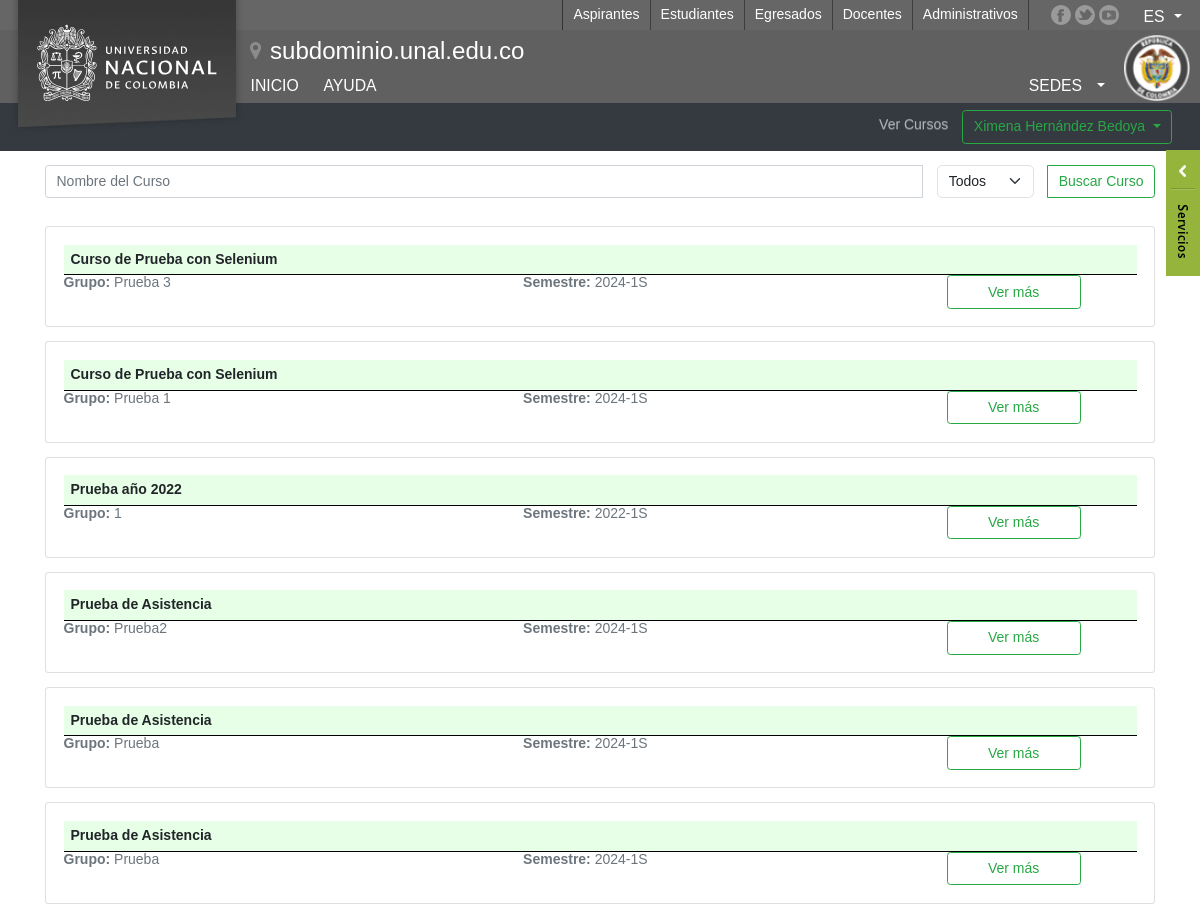
The app's page /listar_grupos_estudiantes/ (signed in, upper part), older data.
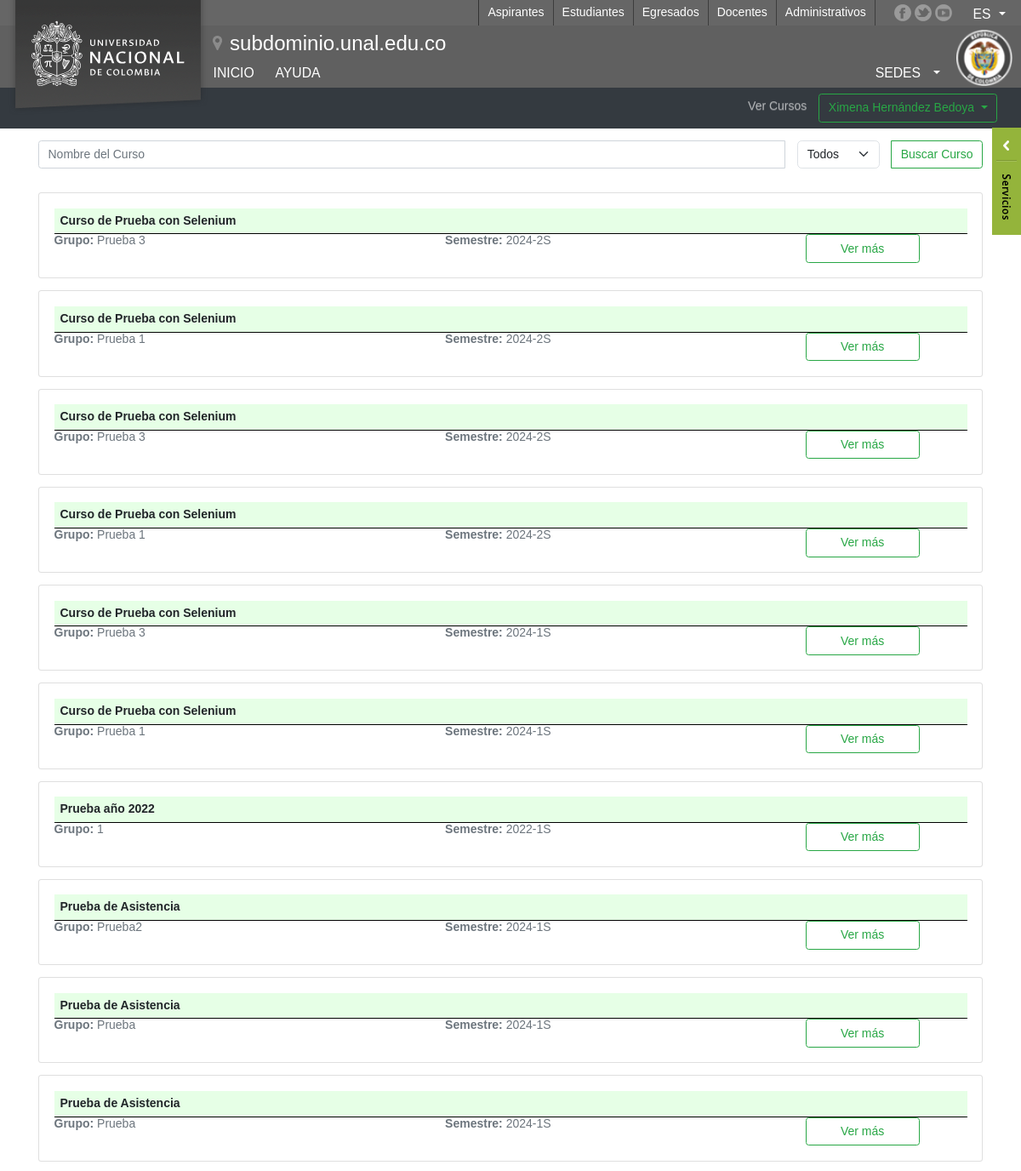
The same page, newer data.
### myapp/models.py (models this page shows)
class Estudiantes(models.Model):
    id= models.AutoField(primary_key=True)
    user = models.OneToOneField(User, on_delete=models.CASCADE,null=True)
    documento_estudiante = models.CharField(max_length=20, null=False)
    nombres_estudiante = models.CharField(max_length=100, null=False)
    apellidos_estudiante = models.CharField(max_length=100, null=False)
    plan_estudio = models.ForeignKey(PlanesEstudio, on_delete=models.CASCADE, null=True)

class Grupos(models.Model):
    id_grupo = models.AutoField(primary_key=True)
    nombre_grupo = models.CharField(max_length=50, null=False)
    curso_grupo = models.ForeignKey(Cursos, on_delete=models.CASCADE)
    estudiantes_grupo = models.ManyToManyField(Estudiantes, through='Inscripcion')

class Cursos(models.Model):
    id_curso = models.AutoField(primary_key=True)
    nombre_curso = models.CharField(max_length=100, null=False)
    anio_curso = models.IntegerField(null=False)
    semestre_curso = models.CharField(max_length=2, null=False, choices=[('1S', '1S'), ('2S', '2S')])
    fecha_creacion_curso = models.DateTimeField(auto_now_add=True)
    profesor_curso = models.ForeignKey(Profesores, on_delete=models.CASCADE)

### myapp/views.py (the view, shortened to what this page needs)
# urls.py: path('listar_grupos_estudiantes/', views.listar_grupos_estudiantes, name='listar_grupos_estudiantes'),
@login_required
def listar_grupos_estudiantes(request):
    if  'estudiante_id' in request.session:
        estudiante = Estudiantes.objects.get(id=request.session['estudiante_id'])
        grupos = Grupos.objects.filter(estudiantes_grupo=estudiante).order_by('-id_grupo')
        semestres = Grupos.objects.filter(estudiantes_grupo=estudiante).values('curso_grupo__anio_curso', 'curso_grupo__semestre_curso').distinct().order_by('-curso_grupo__anio_curso', '-curso_grupo__semestre_curso')
        for i in grupos:
            if f'info_{i.id_grupo}' in request.POST:
                try:
                    return redirect('registrar_asistencia',  grupo=i.id_grupo)
                except Exception as e:
                    print(e)
                    return render(request, 'estudiantes/cursos_estudiante.html', {'grupos': grupos, 'estudiante': estudiante, 'semestres': semestres})
        return render(request, 'estudiantes/cursos_estudiante.html', {'grupos': grupos, 'estudiante': estudiante, 'semestres': semestres})
    else:
        return redirect('index')

### myapp/templates/estudiantes/cursos_estudiante.html (shortened to what this page needs)
{% extends "estudiantes/format.html" %}
{% block content %}
<div class="container mt-3 ">
    <form method="POST">
        <div class="input-group mb-3">
            <input type="text" class="form-control" placeholder="Nombre del Curso" aria-label="Search"
                aria-describedby="search-button" name="nombre_curso">
            <div class="btn-group mr-2 ml-2" role="group">
                <select class="form-select mr-2 ml-2" aria-label="Default select example" name="semestre">
                    <option selected disabled value="">Todos</option>
                </select>
            </div>
            <div class="input-group-append">
                <button class="btn btn-outline-success" type="submit" name="buscar_curso" id="search-button">Buscar
                    Curso</button>
            </div>
        </div>
    </form>
    <div class="row">
        {% if grupos %}
        {% for grupo in grupos %}
        <div class="col-12">
            <form method="POST">
                <div class="card mt-3">
                    <div class="card-body">
                        <div class="row">
                            <div class="col-12">
                                <p style="border-bottom: 1px solid black;" class="header-cursos-estudiante p-2"><strong>
                                        {{grupo.curso_grupo.nombre_curso}}</strong></p>
                            </div>
                            <div class="col-5">
                                <p class="text-muted"><strong>Grupo:</strong> {{grupo.nombre_grupo}} </p>
                            </div>
                            <div class="col-4">
                                <p class="text-muted"><strong>Semestre:</strong>
                                    {{grupo.curso_grupo.anio_curso}}-{{grupo.curso_grupo.semestre_curso}}</p>
                            </div>
                            <div class="col-md-3">
                                <div class="d-grid gap-2 col-8 mx-auto">
                                    <button type="submit" class="btn btn-outline-success"
                                        name="info_{{ grupo.id_grupo }}">Ver más</button>
                                </div>
                            </div>
                        </div>
                    </div>
                </div>
            </form>
        </div>
        {% endfor %}
        {% endif %}
    </div>
</div>
{% endblock %}

### myapp/templates/estudiantes/format.html (shortened to what this page needs)
<!DOCTYPE html>
{% load static %}
<html lang="en">
<head>
    <link rel="stylesheet" href="https://stackpath.bootstrapcdn.com/bootstrap/4.5.2/css/bootstrap.min.css">
    <link href="https://cdn.jsdelivr.net/npm/bootstrap@5.3.3/dist/css/bootstrap.min.css" rel="stylesheet">
    <link href="https://getbootstrap.com/docs/5.3/assets/css/docs.css" rel="stylesheet">
    <link href="https://cdn.jsdelivr.net/npm/bootstrap-icons@1.7.1/font/bootstrap-icons.css" rel="stylesheet">
    <link rel="stylesheet" href="{% static 'css/formato.css' %}">
    <link rel="stylesheet" type="text/css" href="{% static 'css/frontend.css' %}" media="all">
    <link rel="stylesheet" type="text/css" href="{% static 'css/accesibilidad.css' %}" media="all">
    <link rel="stylesheet" type="text/css" href="{% static 'css/bootstrap.min.css' %}" media="all">
    <link rel="stylesheet" type="text/css" href="{% static 'css/bootstrap-theme.min.css' %}" media="all">
    <link rel="stylesheet" type="text/css" href="{% static 'css/reset.css' %}" media="all">
    <link rel="stylesheet" type="text/css" href="{% static 'css/unal.css' %}" media="all">
    <link rel="stylesheet" type="text/css" href="{% static 'css/base.css' %}" media="all">
    <link rel="stylesheet" type="text/css" href="{% static 'css/tablet.css' %}" media="all">
    <link rel="stylesheet" type="text/css" href="{% static 'css/phone.css' %}" media="all">
    <link rel="stylesheet" type="text/css" href="{% static 'css/small.css' %}" media="all">
    <link rel="stylesheet" type="text/css" href="{% static 'css/printer.css' %}" media="print">
</head>
<body>
    <div id="services">
        <div class="indicator d-none d-md-block"></div>
    </div>
    <header id="unalTop">
        <div class="logo">
            <a href="https://unal.edu.co">
                <svg width="93%" height="93%">
                    <image xlink:href="{% static 'images/escudoUnal.svg' %}" width="100%" height="100%"
                        class="hidden-print" alt="Escudo de la Universidad Nacional de Colombia" />
                </svg>
            </a>
        </div>
        <div class="seal">
            <img class="hidden-print" alt="Escudo de la República de Colombia"
                src="{% static 'images/sealColombia.png' %}" width="66" height="66" />
        </div>
        <div class="firstMenu d-none d-md-block">
            <div class="content-fluid">
                <nav class="navbar navbar-expand-md nav navbar-dark">
                    <div class=" collapse navbar-collapse navbar-default" id="navbarSupportedContent">
                        <nav id="profiles">
                            <ul class="mr-auto nav justify-content-end">
                                <li class="nav-item item_Aspirantes #>">
                                    <a href="http://aspirantes.unal.edu.co">Aspirantes</a>
                                </li>
                                <li class="nav-item item_Estudiantes #>">
                                    <a href="http://estudiantes.unal.edu.co">Estudiantes</a>
                                </li>
                                <li class="nav-item item_Egresados #>">
                                    <a href="http://egresados.unal.edu.co">Egresados</a>
                                </li>
                                <li class="nav-item item_Docentes #>">
                                    <a href="http://docentes.unal.edu.co">Docentes</a>
                                </li>
                                <li class="nav-item item_Administrativos #>">
                                    <a href="http://administrativos.unal.edu.co">Administrativos</a>
                                </li>
                            </ul>
                        </nav>
                    </div>
                    <ul class="socialLinks d-none d-md-block">
                        <li>
                            <a href="https://www.facebook.com/UNALOficial" target="_blank" class="facebook"
                                title="Página oficial en Facebook"></a>
                        </li>
                        <li>
                            <a href="https://twitter.com/UNALOficial" target="_blank" class="twitter"
                                title="Cuenta oficial en Twitter"></a>
                        </li>
                        <li>
                            <a href="https://www.youtube.com/channel/UCnE6Zj2llVxcvL5I38B0Ceg" target="_blank"
                                class="youtube" title="Canal oficial de Youtube"></a>
                        </li>
                    </ul>
                    <div class="collapse btn-group languageMenu d-none d-md-block">
                        <div class="btn btn-default dropdown-toggle" data-toggle="dropdown">es</div>
                    </div>
                </nav>
            </div>
        </div>
        <div id="bs-navbar" class="navigation d-none d-md-block">
            <div class="site-url" id="subdominio">
                <a href="http://subdominio.unal.edu.co/">subdominio.unal.edu.co</a>
            </div>
            <div class="buscador" id="buscador">
            </div>
            <div class="navbar-dark mainMenu" id="main_menu_container">
                <div class="btn-group">
                    <a class="btn btn-default" href="{% url 'index' %}">Inicio</a>
                </div>
                <div class="btn-group">
                    <a class="btn btn-default" href="{% url 'ayuda' %}">Ayuda</a>
                </div>
                <div class="btn-group menu_sedes">
                    <div class="btn btn-default dropdown-toggle" data-toggle="dropdown">Sedes
                    </div>
                </div>
            </div>
        </div>
    </header>
    <nav class="navbar navbar-expand-lg navbar-dark bg-dark">
        <div class="collapse navbar-collapse" id="navbarNav">
            <ul class="navbar-nav ml-auto">
                <li class="nav-item ml-2">
                    <a class="nav-link" href="{% url 'listar_grupos_estudiantes' %}">Ver Cursos</a>
                </li>
                <li class="nav-item pl-2 pr-3">
                    <div class="btn-group" style="display: block;"   role="group">
                        {% if estudiante %}
                        <button type="button" class="btn btn-outline-success dropdown-toggle" data-bs-toggle="dropdown"
                            data-bs-display="static" aria-expanded="false">
                            {{estudiante.nombres_estudiante}} {{estudiante.apellidos_estudiante}}
                        </button>
                        {% endif %}
                    </div>
                </li>
            </ul>
        </div>
    </nav>
    {% block content %}
    {% endblock %}
</body>
</html>

### myapp/static/css/formato.css (style rules this page uses)
.container { min-height: 80vh; }
.header-cursos-estudiante { background-color: rgb(230, 255, 230); }

### myapp/static/css/accesibilidad.css (style rules this page uses)
body { font-size: 14px }

### myapp/templates/estudiantes/format.html (style rules this page uses)
body { background-color: white; }

Row changes from the older to the newer data that the page shows:
added Grupos: curso_grupo.nombre_curso "Curso de Prueba con Selenium", nombre_grupo "Prueba 3", curso_grupo.anio_curso "2024", curso_grupo.semestre_curso "2S"
added Grupos: curso_grupo.nombre_curso "Curso de Prueba con Selenium", nombre_grupo "Prueba 1", curso_grupo.anio_curso "2024", curso_grupo.semestre_curso "2S"
added Grupos: curso_grupo.nombre_curso "Curso de Prueba con Selenium", nombre_grupo "Prueba 3", curso_grupo.anio_curso "2024", curso_grupo.semestre_curso "2S"
added Grupos: curso_grupo.nombre_curso "Curso de Prueba con Selenium", nombre_grupo "Prueba 1", curso_grupo.anio_curso "2024", curso_grupo.semestre_curso "2S"
